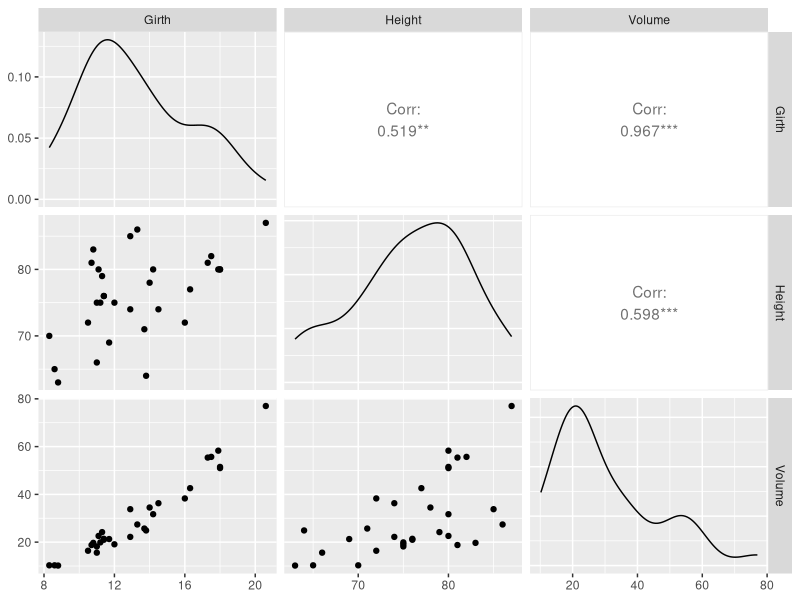

The R script that drew this image: (Note: this script raises an error after producing the figure.)
library(datasets)
library(ggplot2)
library(GGally)

data("trees")

GGally::ggpairs(data=trees) ## To visualize relations between variables

## Models relation between volume and girth
linear_model <- lm(Volume ~ Girth, data = trees)

## Creates a histogram of the residual values
model_residuals <- ggplot(data=trees, aes(linear_model$residuals)) + 
  geom_histogram(binwidth = 1) +
  labs( title = "Histogram for Model Residuals", x = "Residuals") 

## Creates the line of best fit for the linear model
linear_model <- ggplot(data = trees, aes(x = Girth, y = Volume)) + geom_point() +
  stat_smooth(method = "lm") +
  ggtitle("Linear Model Fitted to Data")

## Makes prediction given values in a dataframe(girth in this case), using the linear model
predict(linear_model, data.frame(Girth = 18.2), se.fit = TRUE)

## Linear model that takes into account all three variables- girth, height and volume to make predictions
linear_model2 <- lm(Volume ~ Girth * Height, data = trees)

## Predicts alue of volume given the girth and height using the second linear model
predict(linear_model2, data.frame(Girth = 18.2, Height = 72))
